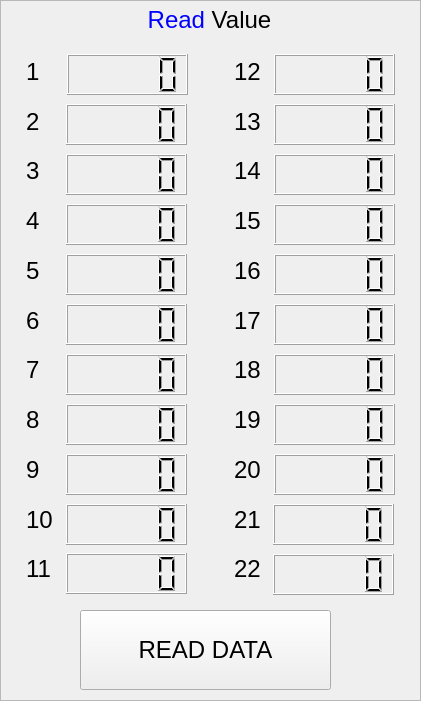
        <widget class="QFrame" name="frame_6">
         <property name="geometry">
          <rect>
           <x>10</x>
           <y>152</y>
           <width>421</width>
           <height>701</height>
          </rect>
         </property>
         <property name="frameShape">
          <enum>QFrame::StyledPanel</enum>
         </property>
         <property name="frameShadow">
          <enum>QFrame::Raised</enum>
         </property>
         <widget class="QLabel" name="label_67">
          <property name="geometry">
           <rect>
            <x>39</x>
            <y>0</y>
            <width>341</width>
            <height>41</height>
           </rect>
          </property>
          <property name="palette">
           <palette>
            <active>
             <colorrole role="WindowText">
              <brush brushstyle="SolidPattern">
               <color alpha="255">
                <red>0</red>
                <green>0</green>
                <blue>0</blue>
               </color>
              </brush>
             </colorrole>
             <colorrole role="Button">
              <brush brushstyle="SolidPattern">
               <color alpha="255">
                <red>0</red>
                <green>0</green>
                <blue>0</blue>
               </color>
              </brush>
             </colorrole>
             <colorrole role="Light">
              <brush brushstyle="SolidPattern">
               <color alpha="255">
                <red>0</red>
                <green>0</green>
                <blue>0</blue>
               </color>
              </brush>
             </colorrole>
             <colorrole role="Midlight">
              <brush brushstyle="SolidPattern">
               <color alpha="255">
                <red>0</red>
                <green>0</green>
                <blue>0</blue>
               </color>
              </brush>
             </colorrole>
             <colorrole role="Dark">
              <brush brushstyle="SolidPattern">
               <color alpha="255">
                <red>0</red>
                <green>0</green>
                <blue>0</blue>
               </color>
              </brush>
             </colorrole>
             <colorrole role="Mid">
              <brush brushstyle="SolidPattern">
               <color alpha="255">
                <red>0</red>
                <green>0</green>
                <blue>0</blue>
               </color>
              </brush>
             </colorrole>
             <colorrole role="Text">
              <brush brushstyle="SolidPattern">
               <color alpha="255">
                <red>255</red>
                <green>255</green>
                <blue>255</blue>
               </color>
              </brush>
             </colorrole>
             <colorrole role="BrightText">
              <brush brushstyle="SolidPattern">
               <color alpha="255">
                <red>255</red>
                <green>255</green>
                <blue>255</blue>
               </color>
              </brush>
             </colorrole>
             <colorrole role="ButtonText">
              <brush brushstyle="SolidPattern">
               <color alpha="255">
                <red>255</red>
                <green>255</green>
                <blue>255</blue>
               </color>
              </brush>
             </colorrole>
             <colorrole role="Base">
              <brush brushstyle="SolidPattern">
               <color alpha="255">
                <red>0</red>
                <green>0</green>
                <blue>0</blue>
               </color>
              </brush>
             </colorrole>
             <colorrole role="Window">
              <brush brushstyle="SolidPattern">
               <color alpha="255">
                <red>0</red>
                <green>0</green>
                <blue>0</blue>
               </color>
              </brush>
             </colorrole>
             <colorrole role="Shadow">
              <brush brushstyle="SolidPattern">
               <color alpha="255">
                <red>0</red>
                <green>0</green>
                <blue>0</blue>
               </color>
              </brush>
             </colorrole>
             <colorrole role="AlternateBase">
              <brush brushstyle="SolidPattern">
               <color alpha="255">
                <red>0</red>
                <green>0</green>
                <blue>0</blue>
               </color>
              </brush>
             </colorrole>
             <colorrole role="ToolTipBase">
              <brush brushstyle="SolidPattern">
               <color alpha="255">
                <red>255</red>
                <green>255</green>
                <blue>220</blue>
               </color>
              </brush>
             </colorrole>
             <colorrole role="ToolTipText">
              <brush brushstyle="SolidPattern">
               <color alpha="255">
                <red>170</red>
                <green>0</green>
                <blue>0</blue>
               </color>
              </brush>
             </colorrole>
            </active>
            <inactive>
             <colorrole role="WindowText">
              <brush brushstyle="SolidPattern">
               <color alpha="255">
                <red>0</red>
                <green>0</green>
                <blue>0</blue>
               </color>
              </brush>
             </colorrole>
             <colorrole role="Button">
              <brush brushstyle="SolidPattern">
               <color alpha="255">
                <red>0</red>
                <green>0</green>
                <blue>0</blue>
               </color>
              </brush>
             </colorrole>
             <colorrole role="Light">
              <brush brushstyle="SolidPattern">
               <color alpha="255">
                <red>0</red>
                <green>0</green>
                <blue>0</blue>
               </color>
              </brush>
             </colorrole>
             <colorrole role="Midlight">
              <brush brushstyle="SolidPattern">
               <color alpha="255">
                <red>0</red>
                <green>0</green>
                <blue>0</blue>
               </color>
              </brush>
             </colorrole>
             <colorrole role="Dark">
              <brush brushstyle="SolidPattern">
               <color alpha="255">
                <red>0</red>
                <green>0</green>
                <blue>0</blue>
               </color>
              </brush>
             </colorrole>
             <colorrole role="Mid">
              <brush brushstyle="SolidPattern">
               <color alpha="255">
                <red>0</red>
                <green>0</green>
                <blue>0</blue>
               </color>
              </brush>
             </colorrole>
             <colorrole role="Text">
              <brush brushstyle="SolidPattern">
               <color alpha="255">
                <red>255</red>
                <green>255</green>
                <blue>255</blue>
               </color>
              </brush>
             </colorrole>
             <colorrole role="BrightText">
              <brush brushstyle="SolidPattern">
               <color alpha="255">
                <red>255</red>
                <green>255</green>
                <blue>255</blue>
               </color>
              </brush>
             </colorrole>
             <colorrole role="ButtonText">
              <brush brushstyle="SolidPattern">
               <color alpha="255">
                <red>255</red>
                <green>255</green>
                <blue>255</blue>
               </color>
              </brush>
             </colorrole>
             <colorrole role="Base">
              <brush brushstyle="SolidPattern">
               <color alpha="255">
                <red>0</red>
                <green>0</green>
                <blue>0</blue>
               </color>
              </brush>
             </colorrole>
             <colorrole role="Window">
              <brush brushstyle="SolidPattern">
               <color alpha="255">
                <red>0</red>
                <green>0</green>
                <blue>0</blue>
               </color>
              </brush>
             </colorrole>
             <colorrole role="Shadow">
              <brush brushstyle="SolidPattern">
               <color alpha="255">
                <red>0</red>
                <green>0</green>
                <blue>0</blue>
               </color>
              </brush>
             </colorrole>
             <colorrole role="AlternateBase">
              <brush brushstyle="SolidPattern">
               <color alpha="255">
                <red>0</red>
                <green>0</green>
                <blue>0</blue>
               </color>
              </brush>
             </colorrole>
             <colorrole role="ToolTipBase">
              <brush brushstyle="SolidPattern">
               <color alpha="255">
                <red>255</red>
                <green>255</green>
                <blue>220</blue>
               </color>
              </brush>
             </colorrole>
             <colorrole role="ToolTipText">
              <brush brushstyle="SolidPattern">
               <color alpha="255">
                <red>170</red>
                <green>0</green>
                <blue>0</blue>
               </color>
              </brush>
             </colorrole>
            </inactive>
            <disabled>
             <colorrole role="WindowText">
              <brush brushstyle="SolidPattern">
               <color alpha="255">
                <red>0</red>
                <green>0</green>
                <blue>0</blue>
               </color>
              </brush>
             </colorrole>
             <colorrole role="Button">
              <brush brushstyle="SolidPattern">
               <color alpha="255">
                <red>0</red>
                <green>0</green>
                <blue>0</blue>
               </color>
              </brush>
             </colorrole>
             <colorrole role="Light">
              <brush brushstyle="SolidPattern">
               <color alpha="255">
                <red>0</red>
                <green>0</green>
                <blue>0</blue>
               </color>
              </brush>
             </colorrole>
             <colorrole role="Midlight">
              <brush brushstyle="SolidPattern">
               <color alpha="255">
                <red>0</red>
                <green>0</green>
                <blue>0</blue>
               </color>
              </brush>
             </colorrole>
             <colorrole role="Dark">
              <brush brushstyle="SolidPattern">
               <color alpha="255">
                <red>0</red>
                <green>0</green>
                <blue>0</blue>
               </color>
              </brush>
             </colorrole>
             <colorrole role="Mid">
              <brush brushstyle="SolidPattern">
               <color alpha="255">
                <red>0</red>
                <green>0</green>
                <blue>0</blue>
               </color>
              </brush>
             </colorrole>
             <colorrole role="Text">
              <brush brushstyle="SolidPattern">
               <color alpha="255">
                <red>0</red>
                <green>0</green>
                <blue>0</blue>
               </color>
              </brush>
             </colorrole>
             <colorrole role="BrightText">
              <brush brushstyle="SolidPattern">
               <color alpha="255">
                <red>255</red>
                <green>255</green>
                <blue>255</blue>
               </color>
              </brush>
             </colorrole>
             <colorrole role="ButtonText">
              <brush brushstyle="SolidPattern">
               <color alpha="255">
                <red>0</red>
                <green>0</green>
                <blue>0</blue>
               </color>
              </brush>
             </colorrole>
             <colorrole role="Base">
              <brush brushstyle="SolidPattern">
               <color alpha="255">
                <red>0</red>
                <green>0</green>
                <blue>0</blue>
               </color>
              </brush>
             </colorrole>
             <colorrole role="Window">
              <brush brushstyle="SolidPattern">
               <color alpha="255">
                <red>0</red>
                <green>0</green>
                <blue>0</blue>
               </color>
              </brush>
             </colorrole>
             <colorrole role="Shadow">
              <brush brushstyle="SolidPattern">
               <color alpha="255">
                <red>0</red>
                <green>0</green>
                <blue>0</blue>
               </color>
              </brush>
             </colorrole>
             <colorrole role="AlternateBase">
              <brush brushstyle="SolidPattern">
               <color alpha="255">
                <red>0</red>
                <green>0</green>
                <blue>0</blue>
               </color>
              </brush>
             </colorrole>
             <colorrole role="ToolTipBase">
              <brush brushstyle="SolidPattern">
               <color alpha="255">
                <red>255</red>
                <green>255</green>
                <blue>220</blue>
               </color>
              </brush>
             </colorrole>
             <colorrole role="ToolTipText">
              <brush brushstyle="SolidPattern">
               <color alpha="255">
                <red>170</red>
                <green>0</green>
                <blue>0</blue>
               </color>
              </brush>
             </colorrole>
            </disabled>
           </palette>
          </property>
          <property name="font">
           <font>
            <pointsize>16</pointsize>
            <weight>50</weight>
            <italic>false</italic>
            <bold>false</bold>
           </font>
          </property>
          <property name="text">
           <string>&lt;html&gt;&lt;head/&gt;&lt;body&gt;&lt;p align=&quot;center&quot;&gt;&lt;span style=&quot; font-size:18pt; color:#0000ff;&quot;&gt;Read&lt;/span&gt;&lt;span style=&quot; font-size:18pt;&quot;&gt; Value&lt;/span&gt;&lt;/p&gt;&lt;/body&gt;&lt;/html&gt;</string>
          </property>
         </widget>
         <widget class="QPushButton" name="read_data">
          <property name="geometry">
           <rect>
            <x>80</x>
            <y>610</y>
            <width>251</width>
            <height>80</height>
           </rect>
          </property>
          <property name="palette">
           <palette>
            <active>
             <colorrole role="Midlight">
              <brush brushstyle="SolidPattern">
               <color alpha="255">
                <red>233</red>
                <green>231</green>
                <blue>227</blue>
               </color>
              </brush>
             </colorrole>
             <colorrole role="Base">
              <brush brushstyle="SolidPattern">
               <color alpha="255">
                <red>255</red>
                <green>255</green>
                <blue>255</blue>
               </color>
              </brush>
             </colorrole>
            </active>
            <inactive>
             <colorrole role="Midlight">
              <brush brushstyle="SolidPattern">
               <color alpha="255">
                <red>170</red>
                <green>0</green>
                <blue>0</blue>
               </color>
              </brush>
             </colorrole>
             <colorrole role="Base">
              <brush brushstyle="SolidPattern">
               <color alpha="255">
                <red>255</red>
                <green>255</green>
                <blue>255</blue>
               </color>
              </brush>
             </colorrole>
            </inactive>
            <disabled>
             <colorrole role="Midlight">
              <brush brushstyle="SolidPattern">
               <color alpha="255">
                <red>233</red>
                <green>231</green>
                <blue>227</blue>
               </color>
              </brush>
             </colorrole>
             <colorrole role="Base">
              <brush brushstyle="SolidPattern">
               <color alpha="255">
                <red>255</red>
                <green>255</green>
                <blue>127</blue>
               </color>
              </brush>
             </colorrole>
            </disabled>
           </palette>
          </property>
          <property name="font">
           <font>
            <pointsize>18</pointsize>
           </font>
          </property>
          <property name="text">
           <string>READ DATA</string>
          </property>
         </widget>
         <widget class="QLCDNumber" name="lcd_read_joint_1">
          <property name="geometry">
           <rect>
            <x>67</x>
            <y>54</y>
            <width>121</width>
            <height>41</height>
           </rect>
          </property>
         </widget>
         <widget class="QLCDNumber" name="lcd_read_joint_2">
          <property name="geometry">
           <rect>
            <x>66</x>
            <y>104</y>
            <width>121</width>
            <height>41</height>
           </rect>
          </property>
         </widget>
         <widget class="QLCDNumber" name="lcd_read_joint_3">
          <property name="geometry">
           <rect>
            <x>66</x>
            <y>154</y>
            <width>121</width>
            <height>41</height>
           </rect>
          </property>
         </widget>
         <widget class="QLCDNumber" name="lcd_read_joint_4">
          <property name="geometry">
           <rect>
            <x>66</x>
            <y>204</y>
            <width>121</width>
            <height>41</height>
           </rect>
          </property>
         </widget>
         <widget class="QLCDNumber" name="lcd_read_joint_5">
          <property name="geometry">
           <rect>
            <x>66</x>
            <y>254</y>
            <width>121</width>
            <height>41</height>
           </rect>
          </property>
         </widget>
         <widget class="QLCDNumber" name="lcd_read_joint_6">
          <property name="geometry">
           <rect>
            <x>66</x>
            <y>304</y>
            <width>121</width>
            <height>41</height>
           </rect>
          </property>
         </widget>
         <widget class="QLCDNumber" name="lcd_read_joint_7">
          <property name="geometry">
           <rect>
            <x>66</x>
            <y>354</y>
            <width>121</width>
            <height>41</height>
           </rect>
          </property>
         </widget>
         <widget class="QLCDNumber" name="lcd_read_joint_8">
          <property name="geometry">
           <rect>
            <x>66</x>
            <y>404</y>
            <width>121</width>
            <height>41</height>
           </rect>
          </property>
         </widget>
         <widget class="QLCDNumber" name="lcd_read_joint_9">
          <property name="geometry">
           <rect>
            <x>66</x>
            <y>454</y>
            <width>121</width>
            <height>41</height>
           </rect>
          </property>
         </widget>
         <widget class="QLCDNumber" name="lcd_read_joint_10">
          <property name="geometry">
           <rect>
            <x>66</x>
            <y>504</y>
            <width>121</width>
            <height>41</height>
           </rect>
          </property>
         </widget>
         <widget class="QLCDNumber" name="lcd_read_joint_11">
          <property name="geometry">
           <rect>
            <x>66</x>
            <y>553</y>
            <width>121</width>
            <height>41</height>
           </rect>
          </property>
         </widget>
         <widget class="QLCDNumber" name="lcd_read_joint_12">
          <property name="geometry">
           <rect>
            <x>274</x>
            <y>54</y>
            <width>121</width>
            <height>41</height>
           </rect>
          </property>
         </widget>
         <widget class="QLCDNumber" name="lcd_read_joint_13">
          <property name="geometry">
           <rect>
            <x>274</x>
            <y>104</y>
            <width>121</width>
            <height>41</height>
           </rect>
          </property>
         </widget>
         <widget class="QLCDNumber" name="lcd_read_joint_14">
          <property name="geometry">
           <rect>
            <x>274</x>
            <y>154</y>
            <width>121</width>
            <height>41</height>
           </rect>
          </property>
         </widget>
         <widget class="QLCDNumber" name="lcd_read_joint_15">
          <property name="geometry">
           <rect>
            <x>274</x>
            <y>204</y>
            <width>121</width>
            <height>41</height>
           </rect>
          </property>
         </widget>
         <widget class="QLCDNumber" name="lcd_read_joint_16">
          <property name="geometry">
           <rect>
            <x>274</x>
            <y>254</y>
            <width>121</width>
            <height>41</height>
           </rect>
          </property>
         </widget>
         <widget class="QLCDNumber" name="lcd_read_joint_17">
          <property name="geometry">
           <rect>
            <x>274</x>
            <y>304</y>
            <width>121</width>
            <height>41</height>
           </rect>
          </property>
         </widget>
         <widget class="QLCDNumber" name="lcd_read_joint_18">
          <property name="geometry">
           <rect>
            <x>274</x>
            <y>354</y>
            <width>121</width>
            <height>41</height>
           </rect>
          </property>
         </widget>
         <widget class="QLCDNumber" name="lcd_read_joint_19">
          <property name="geometry">
           <rect>
            <x>274</x>
            <y>404</y>
            <width>121</width>
            <height>41</height>
           </rect>
          </property>
         </widget>
         <widget class="QLCDNumber" name="lcd_read_joint_20">
          <property name="geometry">
           <rect>
            <x>274</x>
            <y>454</y>
            <width>121</width>
            <height>41</height>
           </rect>
          </property>
         </widget>
         <widget class="QWidget" name="verticalLayoutWidget">
          <property name="geometry">
           <rect>
            <x>234</x>
            <y>50</y>
            <width>41</width>
            <height>541</height>
           </rect>
          </property>
          <layout class="QVBoxLayout" name="verticalLayout">
           <item>
            <widget class="QLabel" name="label_5">
             <property name="font">
              <font>
               <pointsize>18</pointsize>
              </font>
             </property>
             <property name="text">
              <string>12</string>
             </property>
            </widget>
           </item>
           <item>
            <widget class="QLabel" name="label_7">
             <property name="font">
              <font>
               <pointsize>18</pointsize>
              </font>
             </property>
             <property name="text">
              <string>13</string>
             </property>
            </widget>
           </item>
           <item>
            <widget class="QLabel" name="label_4">
             <property name="font">
              <font>
               <pointsize>18</pointsize>
              </font>
             </property>
             <property name="text">
              <string>14</string>
             </property>
            </widget>
           </item>
           <item>
            <widget class="QLabel" name="label_12">
             <property name="font">
              <font>
               <pointsize>18</pointsize>
              </font>
             </property>
             <property name="text">
              <string>15</string>
             </property>
            </widget>
           </item>
           <item>
            <widget class="QLabel" name="label_9">
             <property name="font">
              <font>
               <pointsize>18</pointsize>
              </font>
             </property>
             <property name="text">
              <string>16</string>
             </property>
            </widget>
           </item>
           <item>
            <widget class="QLabel" name="label_8">
             <property name="font">
              <font>
               <pointsize>18</pointsize>
              </font>
             </property>
             <property name="text">
              <string>17</string>
             </property>
            </widget>
           </item>
           <item>
            <widget class="QLabel" name="label_3">
             <property name="font">
              <font>
               <pointsize>18</pointsize>
              </font>
             </property>
             <property name="text">
              <string>18</string>
             </property>
            </widget>
           </item>
           <item>
            <widget class="QLabel" name="label_11">
             <property name="font">
              <font>
               <pointsize>18</pointsize>
              </font>
             </property>
             <property name="text">
              <string>19</string>
             </property>
            </widget>
           </item>
           <item>
            <widget class="QLabel" name="label_2">
             <property name="font">
              <font>
               <pointsize>18</pointsize>
              </font>
             </property>
             <property name="text">
              <string>20</string>
             </property>
            </widget>
           </item>
           <item>
            <widget class="QLabel" name="label_10">
             <property name="font">
              <font>
               <pointsize>18</pointsize>
              </font>
             </property>
             <property name="text">
              <string>21</string>
             </property>
            </widget>
           </item>
           <item>
            <widget class="QLabel" name="label_23">
             <property name="font">
              <font>
               <pointsize>18</pointsize>
              </font>
             </property>
             <property name="text">
              <string>22</string>
             </property>
            </widget>
           </item>
          </layout>
         </widget>
         <widget class="QWidget" name="verticalLayoutWidget_2">
          <property name="geometry">
           <rect>
            <x>26</x>
            <y>50</y>
            <width>33</width>
            <height>541</height>
           </rect>
          </property>
          <layout class="QVBoxLayout" name="verticalLayout_2">
           <item>
            <widget class="QLabel" name="label_13">
             <property name="font">
              <font>
               <pointsize>18</pointsize>
              </font>
             </property>
             <property name="text">
              <string>1</string>
             </property>
            </widget>
           </item>
           <item>
            <widget class="QLabel" name="label_14">
             <property name="font">
              <font>
               <pointsize>18</pointsize>
              </font>
             </property>
             <property name="text">
              <string>2</string>
             </property>
            </widget>
           </item>
           <item>
            <widget class="QLabel" name="label_15">
             <property name="font">
              <font>
               <pointsize>18</pointsize>
              </font>
             </property>
             <property name="text">
              <string>3</string>
             </property>
            </widget>
           </item>
           <item>
            <widget class="QLabel" name="label_16">
             <property name="font">
              <font>
               <pointsize>18</pointsize>
              </font>
             </property>
             <property name="text">
              <string>4</string>
             </property>
            </widget>
           </item>
           <item>
            <widget class="QLabel" name="label_17">
             <property name="font">
              <font>
               <pointsize>18</pointsize>
              </font>
             </property>
             <property name="text">
              <string>5</string>
             </property>
            </widget>
           </item>
           <item>
            <widget class="QLabel" name="label_18">
             <property name="font">
              <font>
               <pointsize>18</pointsize>
              </font>
             </property>
             <property name="text">
              <string>6</string>
             </property>
            </widget>
           </item>
           <item>
            <widget class="QLabel" name="label_19">
             <property name="font">
              <font>
               <pointsize>18</pointsize>
              </font>
             </property>
             <property name="text">
              <string>7</string>
             </property>
            </widget>
           </item>
           <item>
            <widget class="QLabel" name="label_20">
             <property name="font">
              <font>
               <pointsize>18</pointsize>
              </font>
             </property>
             <property name="text">
              <string>8</string>
             </property>
            </widget>
           </item>
           <item>
            <widget class="QLabel" name="label_21">
             <property name="font">
              <font>
               <pointsize>18</pointsize>
              </font>
             </property>
             <property name="text">
              <string>9</string>
             </property>
            </widget>
           </item>
           <item>
            <widget class="QLabel" name="label_22">
             <property name="font">
              <font>
               <pointsize>18</pointsize>
              </font>
             </property>
             <property name="text">
              <string>10</string>
             </property>
            </widget>
           </item>
           <item>
            <widget class="QLabel" name="label_24">
             <property name="font">
              <font>
               <pointsize>18</pointsize>
              </font>
             </property>
             <property name="text">
              <string>11</string>
             </property>
            </widget>
           </item>
          </layout>
         </widget>
         <widget class="QLCDNumber" name="lcd_read_joint_21">
          <property name="geometry">
           <rect>
            <x>273</x>
            <y>504</y>
            <width>121</width>
            <height>41</height>
           </rect>
          </property>
         </widget>
         <widget class="QLCDNumber" name="lcd_read_joint_22">
          <property name="geometry">
           <rect>
            <x>273</x>
            <y>554</y>
            <width>121</width>
            <height>41</height>
           </rect>
          </property>
         </widget>
        </widget>
